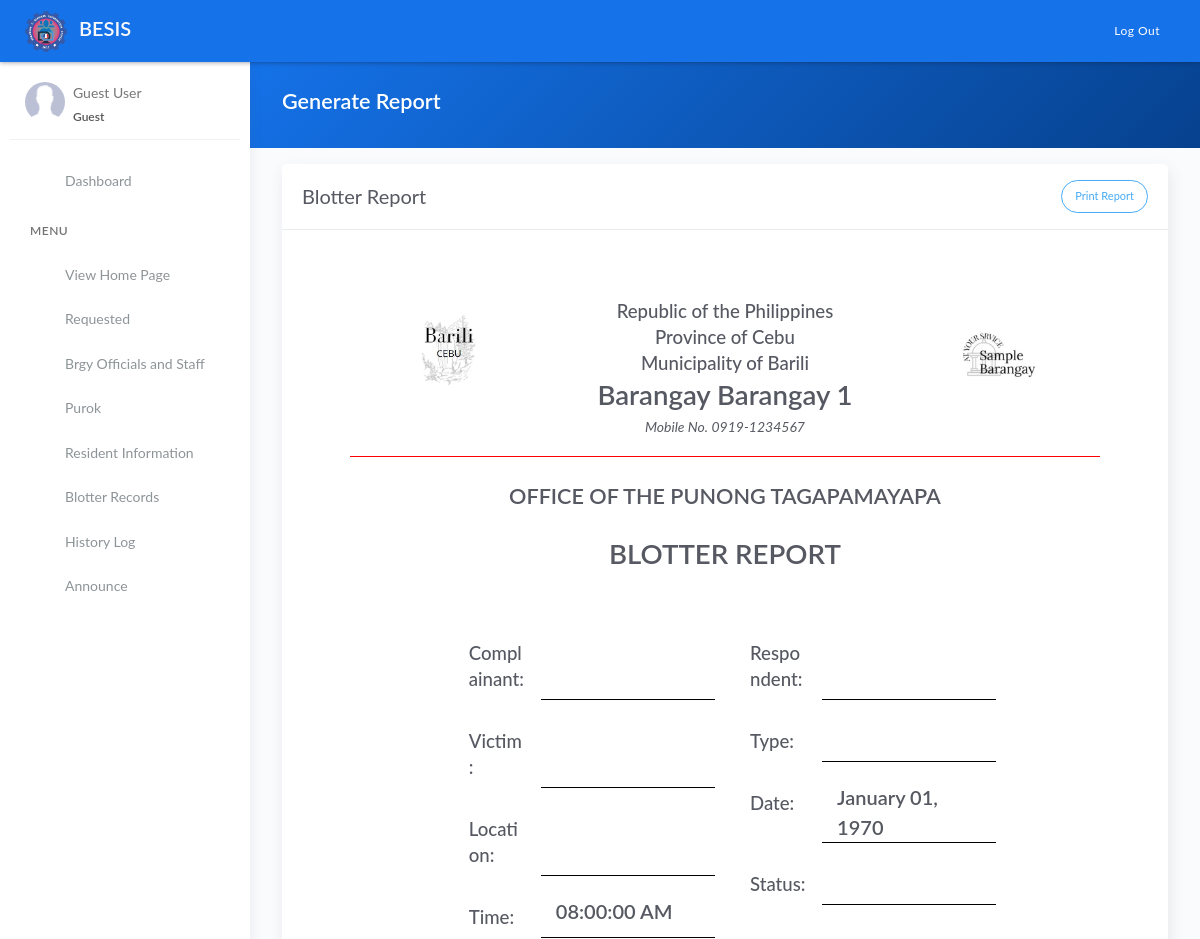
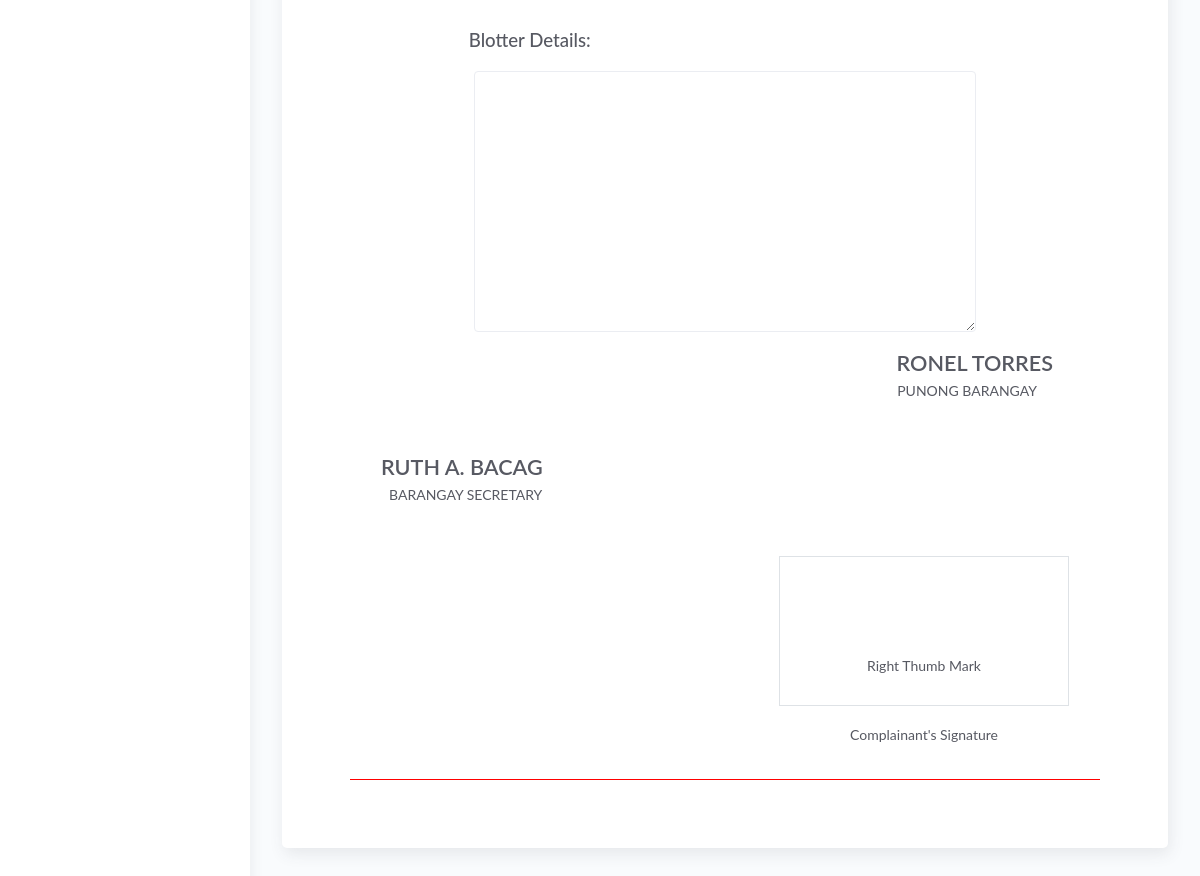
Page /generate_blotter_appointment.php on the earlier database version (2 pictures, top to bottom).
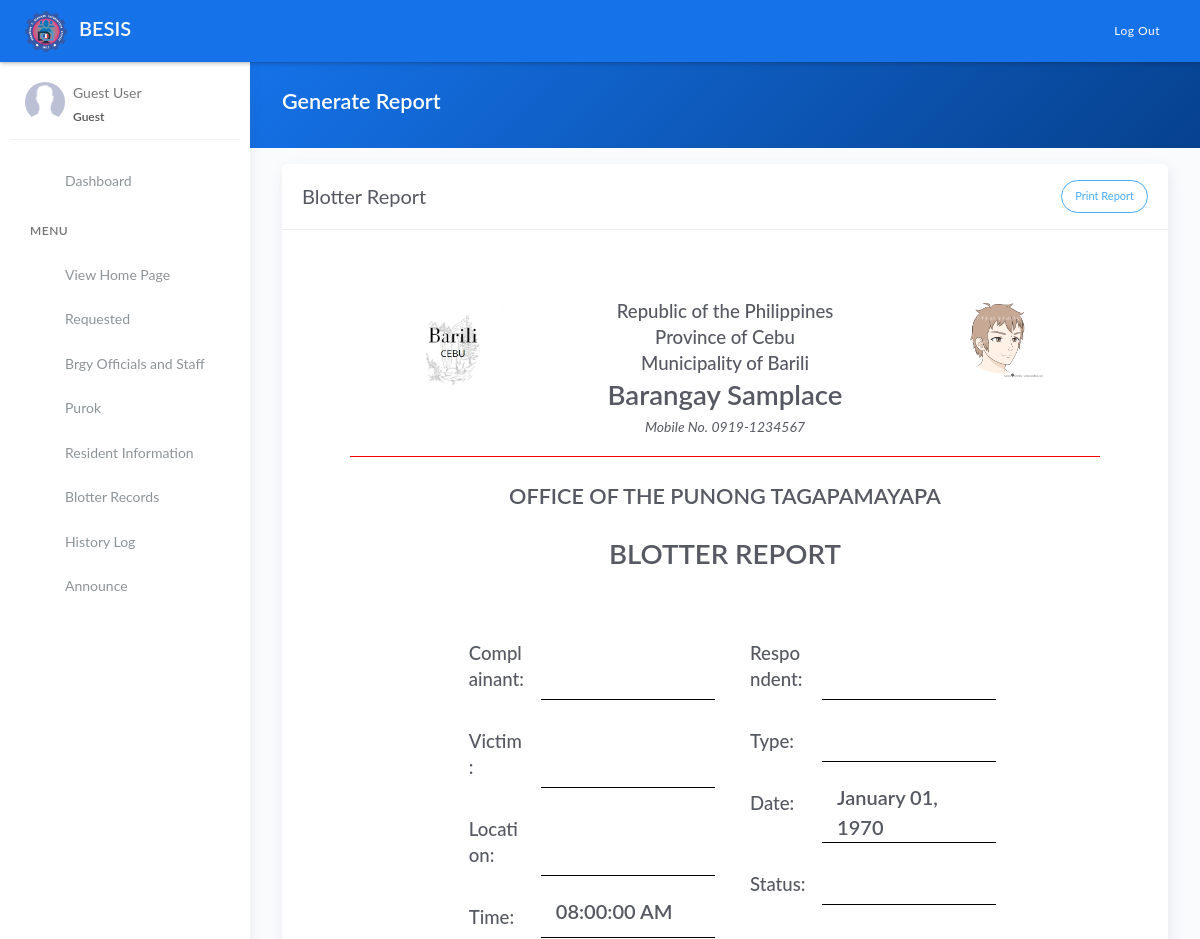
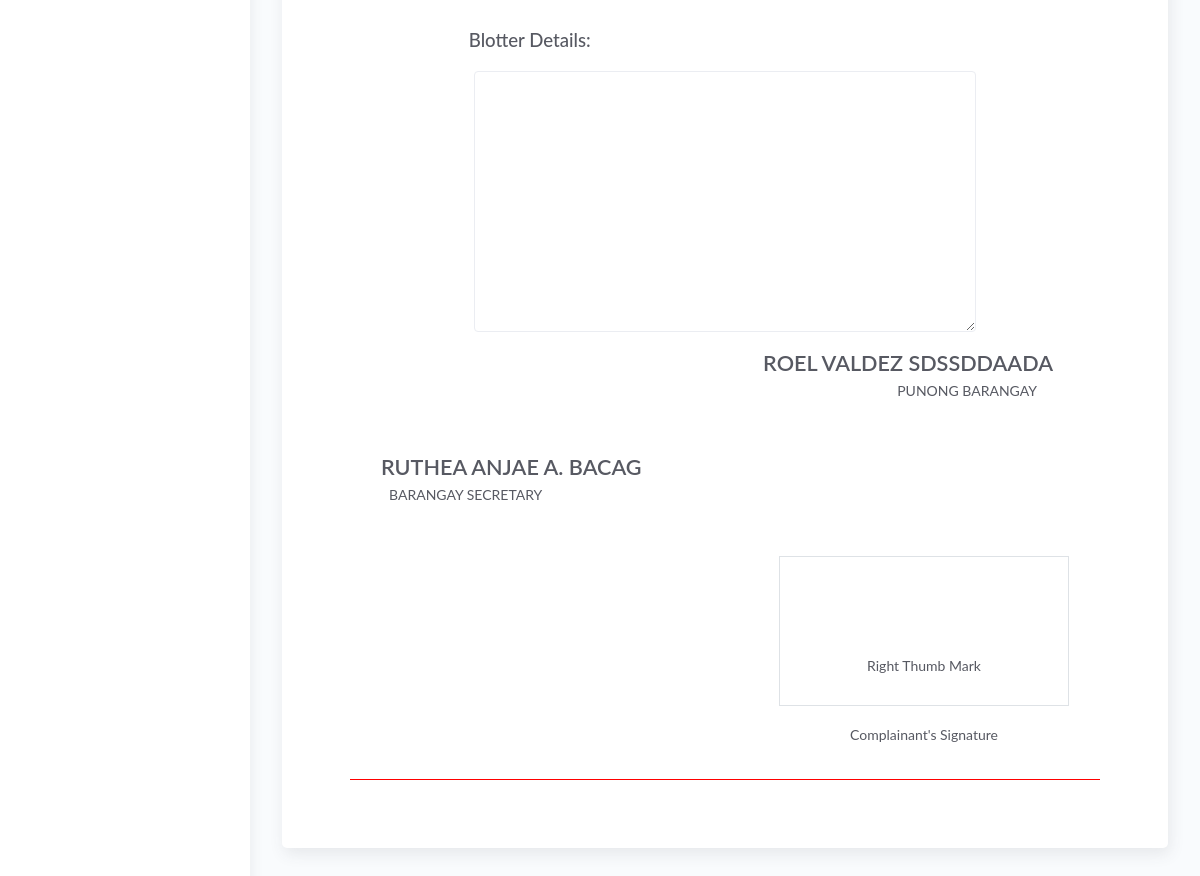
Same page on the later database version (2 pictures, top to bottom).
### tables this page shows
CREATE TABLE `tblbrgy_info` (
  `id` int(11) NOT NULL AUTO_INCREMENT,
  `province` varchar(100) DEFAULT NULL,
  `town` varchar(100) DEFAULT NULL,
  `brgy_name` varchar(50) DEFAULT NULL,
  `number` varchar(50) DEFAULT NULL,
  `text` text DEFAULT NULL,
  `image` varchar(200) DEFAULT NULL,
  `city_logo` varchar(100) DEFAULT NULL,
  `brgy_logo` varchar(100) DEFAULT NULL,
  PRIMARY KEY (`id`)
);

CREATE TABLE `tblofficials` (
  `id` int(11) NOT NULL AUTO_INCREMENT,
  `name` varchar(50) DEFAULT NULL,
  `chairmanship` varchar(50) DEFAULT NULL,
  `position` varchar(50) DEFAULT NULL,
  `termstart` date DEFAULT NULL,
  `termend` date DEFAULT NULL,
  `status` varchar(20) DEFAULT NULL,
  PRIMARY KEY (`id`)
);

### templates/main-header.php (called while the page is built, shortened)
<?php include 'model/fetch_brgy_info.php' ?>

### model/fetch_brgy_info.php (called while the page is built, shortened)
<?php
    $query = "SELECT * FROM tblbrgy_info";
    $result = $conn->query($query);
	$row = $result->fetch_assoc();
	if($row){
		$province = $row['province'];
		$town	= $row['town'];
		$brgy 		= $row['brgy_name'];
		$number =  $row['number'];
		$city_logo 	= $row['city_logo'];
		$brgy_logo		= $row['brgy_logo'];
	}
?>

### generate_blotter_appointment.php (the view, shortened to what the changed rows need)
<?php include 'server/server.php' ?>
<?php
    $c = "SELECT * FROM tblofficials JOIN tblposition ON tblofficials.position=tblposition.id WHERE tblposition.position='Captain'";
    $captain = $conn->query($c)->fetch_assoc();
    $s = "SELECT * FROM tblofficials JOIN tblposition ON tblofficials.position=tblposition.id WHERE tblposition.position='Secretary'";
    $sec = $conn->query($s)->fetch_assoc();
?>
<!DOCTYPE html>
<html lang="en">
<head>
	<?php include 'templates/header.php' ?>
</head>
<body>
	<div class="wrapper">
		<?php include 'templates/main-header.php' ?>
		<div class="main-panel">
			<div class="content">
				<div class="panel-header bg-primary-gradient">
					<div class="page-inner">
						<div class="d-flex align-items-left align-items-md-center flex-column flex-md-row">
							<div>
								<h2 class="text-white fw-bold">Generate Report</h2>
							</div>
						</div>
					</div>
				</div>
				<div class="page-inner">
					<div class="row mt--2">
						<div class="col-md-12">
                            <div class="card">
								<div class="card-body m-5" id="printThis">
                                  <div class="d-flex flex-wrap justify-content-around" style="border-bottom:1px solid red">
                                        <div class="text-center">
                                            <img src="assets/uploads/<?= $city_logo ?>" class="img-fluid" width="100">
										</div>
										<div class="text-center">
                                            <h3 class="mb-0">Republic of the Philippines</h3>
                                            <h3 class="mb-0">Province of <?= ucwords($province) ?></h3>
											<h3 class="mb-0">Municipality of <?= ucwords($town) ?></h3>
											<h1 class="fw-bold mb-0">Barangay <?= ucwords($brgy) ?></h1>
                                            <p><i>Mobile No. <?= $number ?></i></p>
										</div>
                                        <div class="text-center">
                                            <img src="assets/uploads/<?= $brgy_logo ?>" class="img-fluid" width="100">
										</div>
									</div>
                                    <div class="d-flex flex-wrap justify-content-center" style="border-bottom:1px solid red">
                                        <div class="col-md-9">
                                            <div class="text-center">
                                                <h2 class="mt-4 fw-bold">OFFICE OF THE PUNONG TAGAPAMAYAPA</h2>
                                            </div>
                                            <div class="text-center">
                                                <h1 class="mt-4 fw-bold mb-5">BLOTTER REPORT</h1>
                                            </div>
                                        </div>
                                        <div class="col-md-12">
                                            <div class="p-3 text-right mr-3">
                                                <h2 class="fw-bold mb-0 text-uppercase"><?= ucwords($captain['name']) ?></h2>
                                                <p class="mr-3">PUNONG BARANGAY</p>
                                            </div>
                                            <div class="p-3 text-left">
                                                <h2 class="fw-bold mb-0 text-uppercase"><?= empty($sec['name']) ? 'Please Create Official with Secretary Position' : ucwords($sec['name']) ?></h2>
                                                <p class="ml-2">BARANGAY SECRETARY</p>
                                            </div>
                                        </div>
                                    </div>
								</div>
							</div>
						</div>
					</div>
				</div>
			</div>
		</div>
	</div>
</body>
</html>

Differences in the rows shown:
changed tblbrgy_info "Cebu": brgy_name "Barangay 1" → "Samplace"; brgy_logo: a different picture
changed tblofficials: name "RONEL TORRES" → "ROEL VALDEZ SDSSDDAADA"
changed tblofficials: name "RUTH A. BACAG" → "RUTHEA ANJAE A. BACAG"
